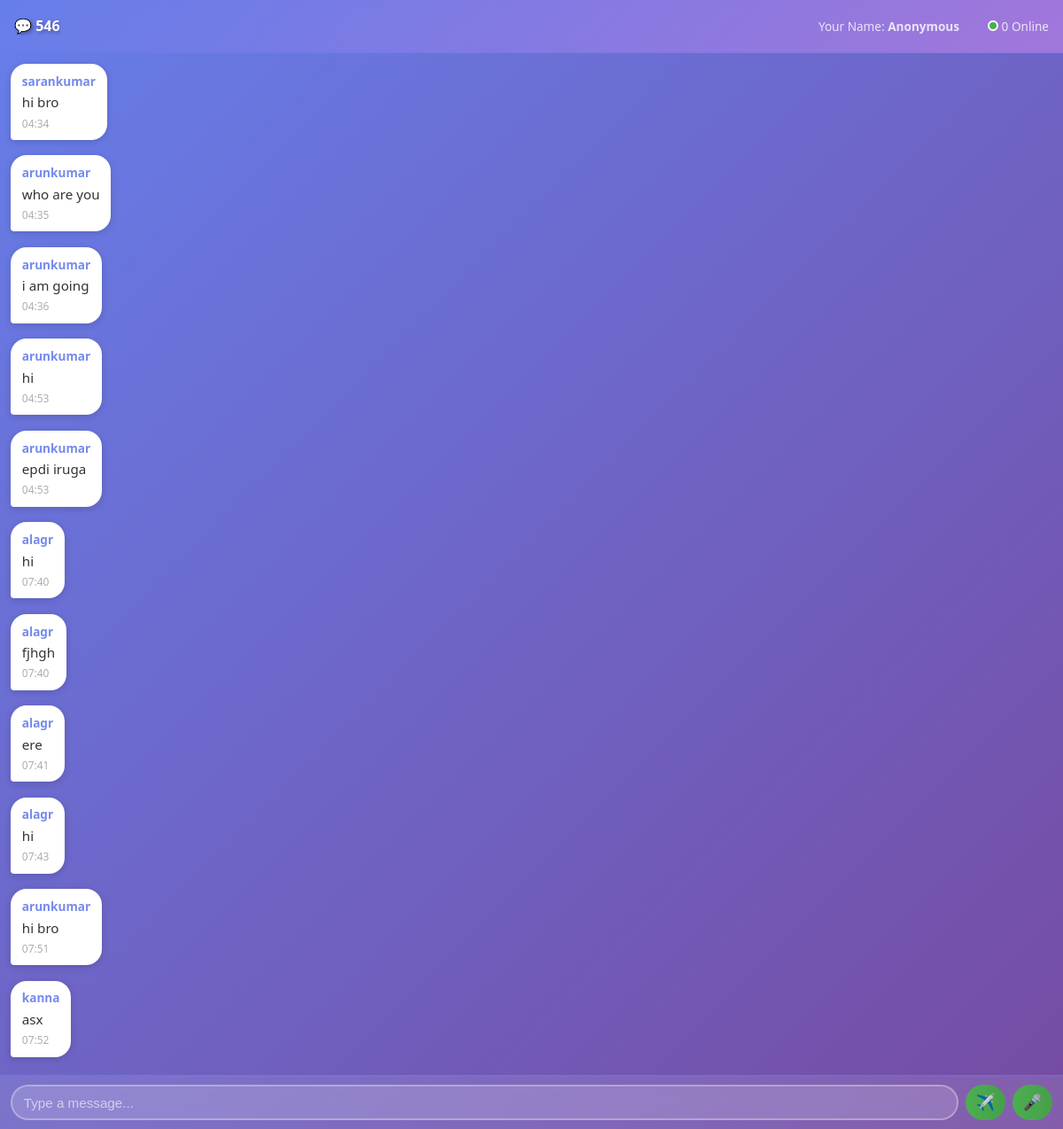
The page /group/546/ on the database as committed earlier.
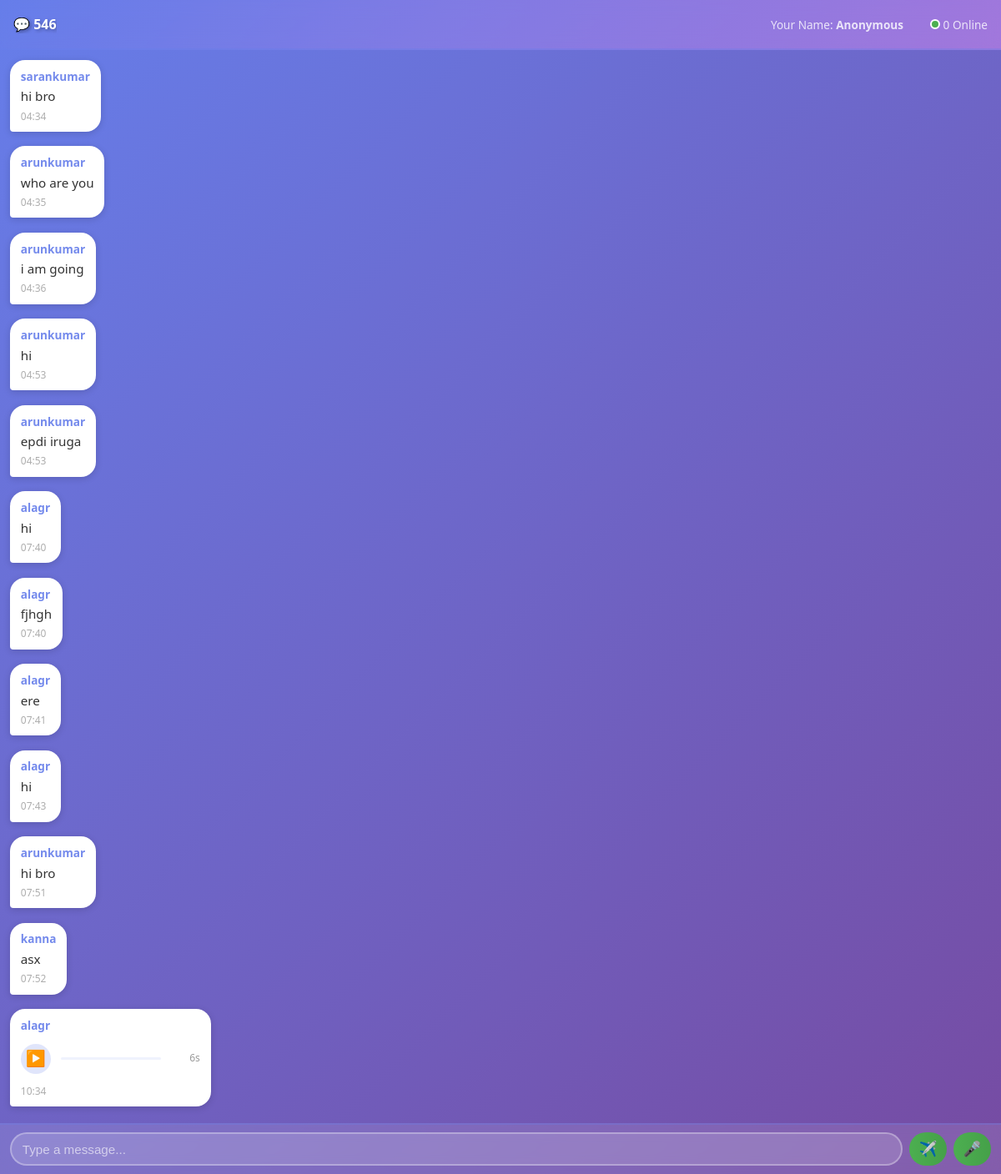
The same page on the database as committed later.
### chatapp/models.py (models this page shows, shortened)
class Message(models.Model):
    MESSAGE_TYPE_CHOICES = [
        ('text', 'Text'),
        ('voice', 'Voice'),
    ]
    DELETE_STATUS_CHOICES = [
        ('not_deleted', 'Not Deleted'),
        ('deleted_for_me', 'Deleted For Me'),
        ('deleted_for_all', 'Deleted For All'),
    ]
    group = models.ForeignKey(Group, on_delete=models.CASCADE, related_name='messages')
    user_name = models.CharField(max_length=100, default='Anonymous')
    session_id = models.CharField(max_length=255, default='')
    content = models.TextField(blank=True, null=True)
    audio_file = models.FileField(upload_to='voice_messages/', blank=True, null=True)
    audio_mime_type = models.CharField(max_length=50, default='audio/webm', help_text='MIME type of audio file')
    message_type = models.CharField(max_length=10, choices=MESSAGE_TYPE_CHOICES, default='text')
    duration = models.FloatField(default=0)
    is_deleted = models.CharField(max_length=20, choices=DELETE_STATUS_CHOICES, default='not_deleted')
    timestamp = models.DateTimeField(auto_now_add=True)
    edited_at = models.DateTimeField(null=True, blank=True)
    class Meta:
        ordering = ['timestamp']
        indexes = [
            models.Index(fields=['group', 'timestamp']),
            models.Index(fields=['session_id', 'timestamp']),
        ]

### chatapp/views.py (the view)
# urls.py: path("group/<str:code>/", views.group, name="group"),
def group(request, code):
    try:
        group = Group.objects.get(code=code)
    except Group.DoesNotExist:
        return redirect('chat')
    user_name = request.session.get('user_name', 'Anonymous')
    session_id = request.session.session_key
    messages_list = Message.objects.filter(group=group).order_by('timestamp')
    online_users = AnonymousUser.objects.filter(
        last_seen__gte=timezone.now() - timezone.timedelta(minutes=5)
    ).distinct()
    last_message = messages_list.order_by('-timestamp').first()
    last_message_timestamp = last_message.timestamp.isoformat() if last_message else timezone.now().isoformat()
    context = {
        "group": group,
        "messages": messages_list,
        "user_name": user_name,
        "online_count": online_users.count(),
        "last_message_timestamp": last_message_timestamp,
    }
    return render(request, "group.html", context)

### chatapp/templates/group.html (shortened to what this page needs)
{% extends 'base.html' %}
{% block content %}
<div class="chat-page">
    <div class="chat-header">
        <div class="header-top">
            <div>
                <h2>
                    💬 {{ group.code }}
                </h2>
            </div>
        </div>
        <div class="header-info">
            <span>Your Name: <strong>{{ user_name }}</strong></span>
            <span style="margin-left: 1rem;"><span class="online-indicator"></span> {{ online_count }} Online</span>
        </div>
    </div>
    <div class="messages-scroll" id="messagesScroll">
        {% if messages %}
            {% for msg in messages %}
                <div class="message-group {% if msg.session_id == request.session.session_key %}sender{% else %}receiver{% endif %}">
                    <div class="message-bubble {% if msg.session_id == request.session.session_key %}sender{% else %}receiver{% endif %} {% if msg.is_deleted != 'not_deleted' %}deleted{% endif %}"
                         data-message-id="{{ msg.id }}"
                         data-is-sender="{% if msg.session_id == request.session.session_key %}true{% else %}false{% endif %}">
                            {% if msg.session_id != request.session.session_key %}
                                <div class="message-header">
                                    <b>{{ msg.user_name }}</b>
                                </div>
                            {% endif %}
                            {% if msg.message_type == 'text' %}
                                <div class="message-content">
                                    {% if msg.is_deleted == 'deleted_for_all' %}
                                        <em>This message was deleted</em>
                                    {% else %}
                                        {{ msg.content }}
                                    {% endif %}
                                </div>
                            {% elif msg.message_type == 'voice' %}
                                <div class="voice-message">
                                    <div class="voice-controls">
                                        <button class="play-btn" onclick="togglePlayPause(event, this)">▶️</button>
                                    </div>
                                    <div class="voice-progress">
                                        <div class="progress-bar" onclick="seekAudio(event, this)">
                                        </div>
                                    </div>
                                    <div class="voice-duration">
                                        {% if msg.duration %}
                                            <span class="duration-text">{{ msg.duration|floatformat:0 }}s</span>
                                        {% else %}
                                            <span class="duration-text">0s</span>
                                        {% endif %}
                                    </div>
                                </div>
                            {% endif %}
                            <span class="message-time">{{ msg.timestamp|date:"H:i" }}</span>
                        </div>
                    </div>
            {% endfor %}
        {% else %}
            <div class="empty-state">
                <p>👋 Be the first to start the conversation!</p>
            </div>
        {% endif %}
    </div>
    <div class="input-area">
        <form class="input-form" id="messageForm">
            <div class="input-wrapper">
                <input type="text" name="message" id="messageInput" placeholder="Type a message..." autocomplete="off">
            </div>
            <button type="button" class="send-btn" id="sendBtn">✈️</button>
            <button type="button" class="mic-btn" id="micBtn" title="Press and hold to record">🎤</button>
        </form>
    </div>
</div>
{% endblock %}

Rows that differ between the two databases and show on the page:
added Message: user_name "alagr", duration "6", timestamp "10:34"
